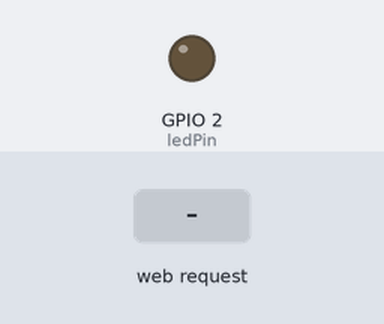
A sketch run on a simulated ESP32. On the bench: output pins drawn as LEDs (lit = HIGH). The test bench sets the inputs (shaded band). WiFi joins after 1.5 s; servers stay silent unless stated; what the sketch prints to the serial monitor is not drawn.

Above: at 3.2 s.
3.3 s: HTTP request GET /off received
At 3.9 s:
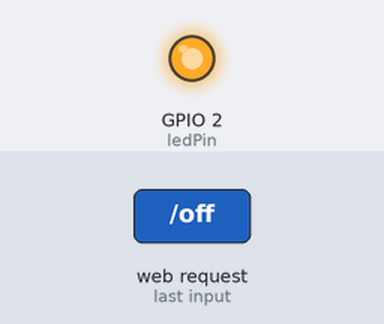
4.8 s: HTTP request GET /on received
At 6.2 s:
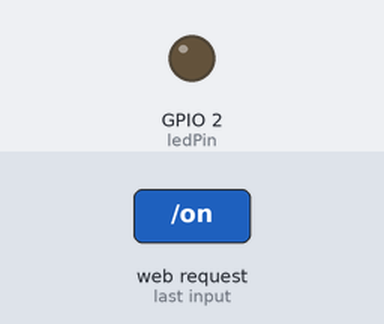
Timing chart, 0 to 7.8 s (numbered marks = the images above; inputs shaded):
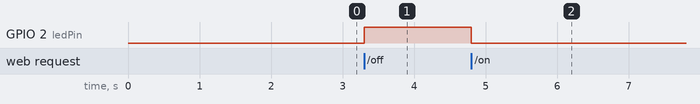

Measured:
- after the input at 3.3 s, GPIO 2 (ledPin): LOW → HIGH at once
- after the input at 4.8 s, GPIO 2 (ledPin): HIGH → LOW at once

The sketch:

WiFiStation_WebServer.ino
```cpp
#include <WiFi.h>
#include <WebServer.h>
#include "esp_eap_client.h"   // WPA2-Enterprise API

// ====== University WiFi details ======
const char* ssid = "";        // SSID
const char* pwd = "";
#define EAP_IDENTITY ""       // Identity
#define EAP_USERNAME ""       // Username
#define EAP_PASSWORD ""  // Password
// =====================================

// Web server on port 80
WebServer server(80);

// Use onboard LED (GPIO 2 for most ESP32 boards)
const int ledPin = 2;

// ====== HTML page with LED controls ======
String htmlPage() {
  String page = "<!DOCTYPE html><html><head><title>ESP32 LED Control</title></head><body>";
  page += "<h1>ESP32 WebServer - LED Control</h1>";
  page += "<p><a href=\"/on\"><button>LED ON</button></a></p>";
  page += "<p><a href=\"/off\"><button>LED OFF</button></a></p>";
  page += "</body></html>";
  return page;
}

void handleRoot() {
  server.send(200, "text/html", htmlPage());
}

void handleLedOn() {
  digitalWrite(ledPin, HIGH);
  server.send(200, "text/html", "<h1>LED is ON</h1><br><a href=\"/\">Back</a>");
}

void handleLedOff() {
  digitalWrite(ledPin, LOW);
  server.send(200, "text/html", "<h1>LED is OFF</h1><br><a href=\"/\">Back</a>");
}

void setup() {
  Serial.begin(115200);
  pinMode(ledPin, OUTPUT);
  digitalWrite(ledPin, LOW);

  WiFi.disconnect(true);
  WiFi.mode(WIFI_STA);

  // WPA2-Enterprise credentials
  esp_eap_client_set_identity((uint8_t *)EAP_IDENTITY, strlen(EAP_IDENTITY));
  esp_eap_client_set_username((uint8_t *)EAP_USERNAME, strlen(EAP_USERNAME));
  esp_eap_client_set_password((uint8_t *)EAP_PASSWORD, strlen(EAP_PASSWORD));

  // Enable WPA2-Enterprise
  esp_wifi_sta_enterprise_enable();

  // Start connection
  WiFi.begin(ssid, pwd);
  Serial.println("Connecting to WPA2-Enterprise WiFi...");

  // Wait until connected
  while (WiFi.status() != WL_CONNECTED) {
    delay(1000);
    Serial.print(".");
  }
  Serial.println("\nConnected!");
  Serial.print("IP Address: ");
  Serial.println(WiFi.localIP());

  // Setup server routes
  server.on("/", handleRoot);
  server.on("/off", handleLedOn);
  server.on("/on", handleLedOff);

  server.begin();
  Serial.println("Web server started");
}

void loop() {
  server.handleClient();
}
```
